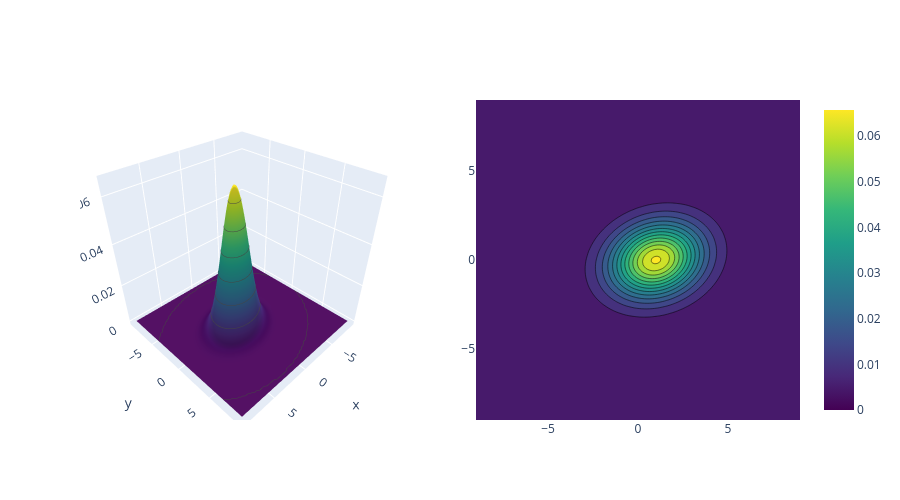

The notebook cell this image was saved under:
### Code cell
mu = np.array([1, 0])
Sigma = np.array([[3, 0.4], [0.4, 2]])
plot_bivariate_normal(mu, Sigma)
